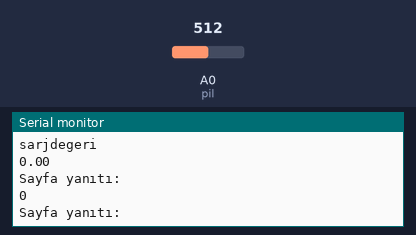
Bench run of a sketch on a simulated ESP8266 (NodeMCU). On the bench: the last lines printed to the serial monitor. The inputs (shaded band) are chosen by the test bench; at power-on: A0 (pil) = 512. WiFi joins after 1.5 s; servers stay silent unless stated; uploads are accepted with an empty reply; random numbers use the default seed unless the sketch sets one.

Above: at 2.7 s.
2.8 s: A0 (pil) set to 624
At 2.86 s:
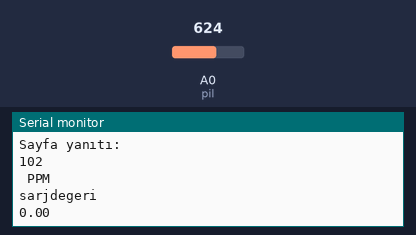
4.3 s: A0 (pil) set to 716
At 4.66 s:
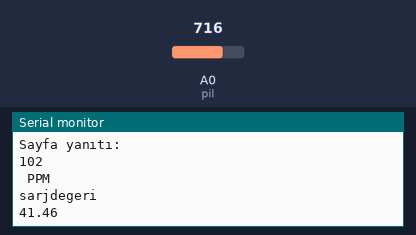
Timing chart, 0 to 7.3 s (numbered marks = the images above; inputs shaded):
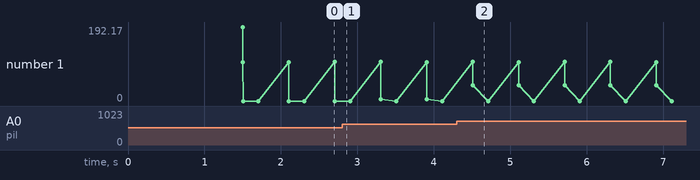

The sketch:

tez.ino
```cpp
#include <ESP8266WiFi.h>
#include <ESP8266HTTPClient.h>
const char* ssid     = "TTNET_ZyXEL_HACA";
const char* password = "F3rh4tzd3m1r";
String url = "http://ferhatozdemir.pythonanywhere.com/bulanik/?sarj=";
String url2 = "http://ferhatozdemir.pythonanywhere.com/sarjadd?sarjdeger=";
String url3 = "http://ferhatozdemir.pythonanywhere.com/sensoradd?sensordeger=";
int sensordeger;
#define pil A0

// 860 max - 4.20 V
// 614 min - 3.0 v

int min_deger = 614;
float yuzde = 0;
float deger = 0;
int mili=1000;
int gerilim = 0;

void setup() {
  Serial.begin(115200);
  Serial.println("");
  Serial.print("Bağlanılıyor ");
  Serial.print(ssid);
  WiFi.begin(ssid, password);
  while (WiFi.status() != WL_CONNECTED) {
    delay(500);
    Serial.print(".");
  }
  Serial.println("");
  Serial.println("WiFi bağlantısı kuruldu.");
  Serial.println("Yerel IP adresi: ");
  Serial.print(WiFi.localIP());
  Serial.println("");
}

void loop() {
  unsigned long sure = 0;
  //sensordeger = analogRead(3);
    sensordeger=random(100, 103);

   Serial.println(sensordeger, DEC);              // prints the value read
   Serial.println(" PPM");
   gerilim = analogRead(pil);

  if(gerilim >= 860)
    gerilim = 860;

  if(gerilim <= 614)
    gerilim = 614;

   yuzde = gerilim - min_deger;
   deger = (100.00/246.00) * yuzde;
   Serial.println("sarjdegeri");
   Serial.println(deger);

  if (WiFi.status() == WL_CONNECTED) {
  HTTPClient http;
    http.begin(url+deger);
    int httpCode = http.GET();
    if (httpCode > 0) {
      String payload = http.getString();
      sure = payload.toInt();
      Serial.println("Sayfa yanıtı:");
      Serial.println(sure);
    }

    http.end();
      HTTPClient http2;
    http2.begin(url2+deger);
    int http2Code = http2.GET();
    if (http2Code > 0) {
      String sonuc = http2.getString();


      Serial.println("Sayfa yanıtı:");
      Serial.println(sonuc);
    }

    http2.end();

    HTTPClient http3;
    http3.begin(url3+sensordeger);
    int http3Code = http3.GET();
    if (http3Code > 0) {
      String sonuc1 = http3.getString();


      Serial.println("Sayfa yanıtı:");
      Serial.println(sonuc1);
    }

    http3.end();
  }
  delay(sure);
}
```

Measured:
- after the input at 4.3 s, the serial monitor: prints a new line after 0.21 s (image 2)
- plotted number 1: 0 → 41.46 after the input at 4.3 s
